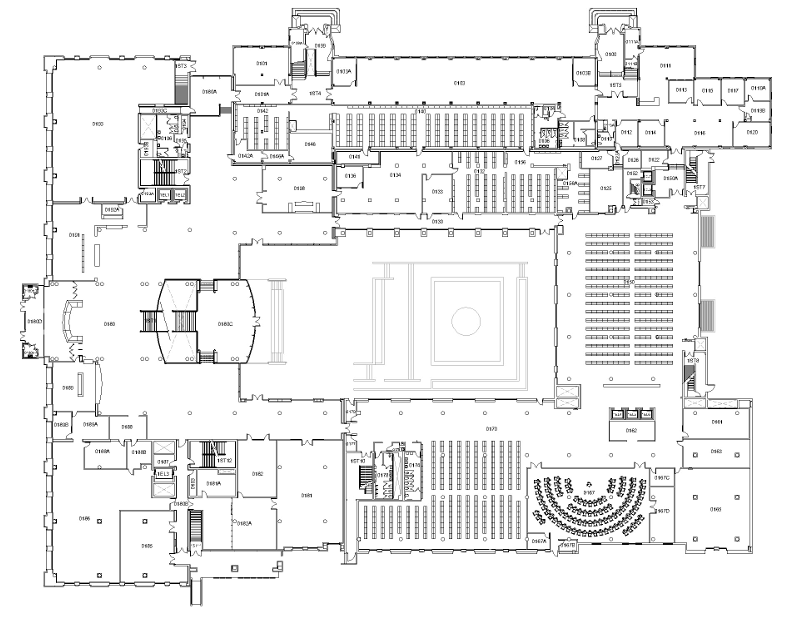
#> input picture code/Floor Plans/Maybe_Delete/Simple Lib.png, 793 x 617 px, found by its file name
$ python gapRemove.py
#> lines starting #> are read from the running program, lines starting #| are printed output that depends on the picture; after the words box and inside, x2 and y2 are one past the last pixel; in counts of white or black regions, pixels touching at a corner belong together
import cv2
import numpy as np
import matplotlib.pyplot as plt
import random
from collections import deque

def load_image(file_path):
    image = cv2.imread(file_path)
    if image is None:
        raise ValueError("Failed to load the image. Check the file path.")
    return image

def detect_walls_with_lsd(image):
    gray = cv2.cvtColor(image, cv2.COLOR_BGR2GRAY)
    # Apply Bilateral Filter to reduce noise while keeping edges sharp
    blurred = cv2.bilateralFilter(gray, d=9, sigmaColor=75, sigmaSpace=75)
    # Edge detection with adjusted thresholds
    edges = cv2.Canny(blurred, 25, 75)
    # Dilate edges to close gaps
    kernel = np.ones((3, 3), np.uint8)
    edges = cv2.dilate(edges, kernel, iterations=1)
    # Use Line Segment Detector
    lsd = cv2.createLineSegmentDetector(0)
    lines = lsd.detect(edges)[0]  # Get the detected lines
    return lines

def color_walls(image, lines):
    colored_image = image.copy()
    if lines is not None:
        for line in lines:
            x1, y1, x2, y2 = map(int, line[0])
            cv2.line(colored_image, (x1, y1), (x2, y2), (0, 255, 0), 2)  # Green walls
    return colored_image

def walls_to_binary_matrix(image, lines):
    # Create a binary matrix with the same dimensions as the image
    binary_matrix = np.zeros((image.shape[0], image.shape[1]), dtype=np.uint8)
    if lines is not None:
        for line in lines:
            x1, y1, x2, y2 = map(int, line[0])
            cv2.line(binary_matrix, (x1, y1), (x2, y2), 1, 2)  # Draw the line with value 1 and thickness 2
    return binary_matrix

def fill_gaps_in_binary_matrix(binary_matrix, radius):
    # Create a circular structuring element (kernel)
    kernel_size = 2 * radius + 1
    kernel = cv2.getStructuringElement(cv2.MORPH_ELLIPSE, (kernel_size, kernel_size))
    # Perform morphological closing to fill gaps
    closed_matrix = cv2.morphologyEx(binary_matrix, cv2.MORPH_CLOSE, kernel)
    return closed_matrix

def binary_matrix_to_image(binary_matrix):
    # Convert the binary matrix back to an image
    image = (binary_matrix * 255).astype(np.uint8)
    return image

def overlay_filled_gaps(original_image, filled_binary_matrix):
    # Create a mask from the filled binary matrix
    filled_mask = filled_binary_matrix.astype(np.uint8) * 255
    filled_mask_colored = cv2.cvtColor(filled_mask, cv2.COLOR_GRAY2BGR)

    # Define the color for filled gaps (e.g., blue)
    filled_color = np.array([255, 0, 0], dtype=np.uint8)  # Blue in BGR

    # Create a colored version of the filled mask
    filled_colored = np.zeros_like(original_image)
    filled_colored[filled_mask == 255] = filled_color

    # Overlay the filled gaps on the original image
    overlay_image = original_image.copy()
    # Blend the original image with the filled gaps
    alpha = 0.7  # Transparency factor for original image
    beta = 0.3   # Transparency factor for filled gaps
    cv2.addWeighted(overlay_image, alpha, filled_colored, beta, 0, overlay_image)

    return overlay_image

def get_random_free_points(binary_matrix):
    free_positions = np.argwhere(binary_matrix == 0)
    if len(free_positions) < 2:
        raise ValueError("Not enough free space to select two points.")
    start_idx, end_idx = np.random.choice(len(free_positions), size=2, replace=False)
    start_point = tuple(free_positions[start_idx][::-1])  # Reverse (y,x) to (x,y)
    end_point = tuple(free_positions[end_idx][::-1])
    return start_point, end_point

def bfs_pathfinding(binary_matrix, start, end):
    rows, cols = binary_matrix.shape
    visited = np.full((rows, cols), False, dtype=bool)
    prev = np.full((rows, cols, 2), -1, dtype=int)  # To reconstruct path
    queue = deque()
    queue.append(start)
    visited[start[1], start[0]] = True

    # 4-connected grid (up, down, left, right)
    directions = [(-1, 0), (1, 0), (0, -1), (0, 1)]

    while queue:
        current = queue.popleft()
        if current == end:
            # Reconstruct path
            path = []
            while current != start:
                path.append(current)
                current = tuple(prev[current[1], current[0]])
            path.append(start)
            path.reverse()
            return path
        for dx, dy in directions:
            nx, ny = current[0] + dx, current[1] + dy
            if 0 <= nx < cols and 0 <= ny < rows:
                if not visited[ny, nx] and binary_matrix[ny, nx] == 0:
                    visited[ny, nx] = True
                    prev[ny, nx] = current
                    queue.append((nx, ny))
    # No path found
    return None

def overlay_path(image, path):
    if path is None:
        print("No path found.")
        return image
    path_image = image.copy()
    for point in path:
        cv2.circle(path_image, point, radius=1, color=(0, 0, 255), thickness=-1)  # Red path
    return path_image

def main():
    file_path = 'code/Floor Plans/Simple Lib.png'

    # Step 1: Load the image
    image = load_image(file_path)
#> in load_image, image is the input picture: shape (617, 793, 3); min 0, max 255, mean 238.7

    # Step 2: Detect walls using improved edge detection
    lines = detect_walls_with_lsd(image)
#> in detect_walls_with_lsd, `edges = cv2.Canny(blurred, 25, 75)`:
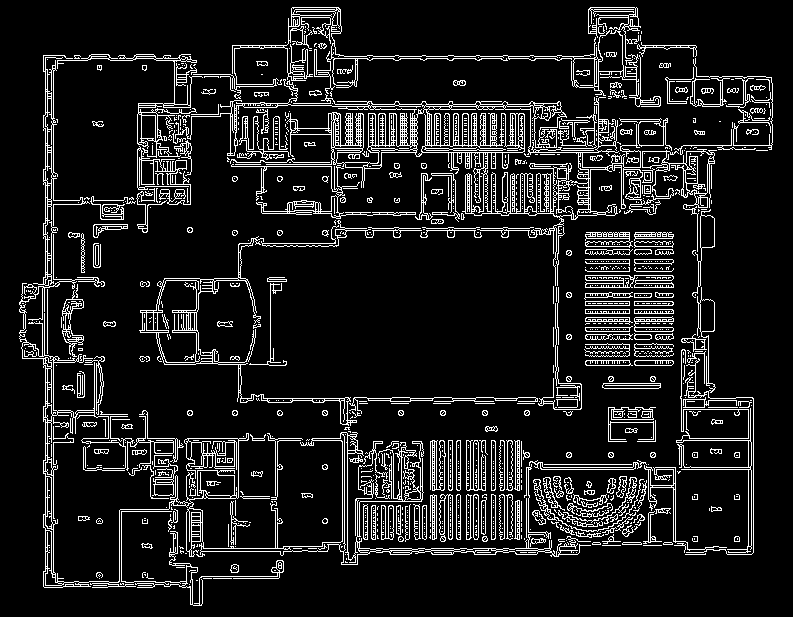
#> edges: shape (617, 793); 11.1% white in thin lines or dots
#> in detect_walls_with_lsd, `edges = cv2.dilate(edges, kernel, iterations=1)`:
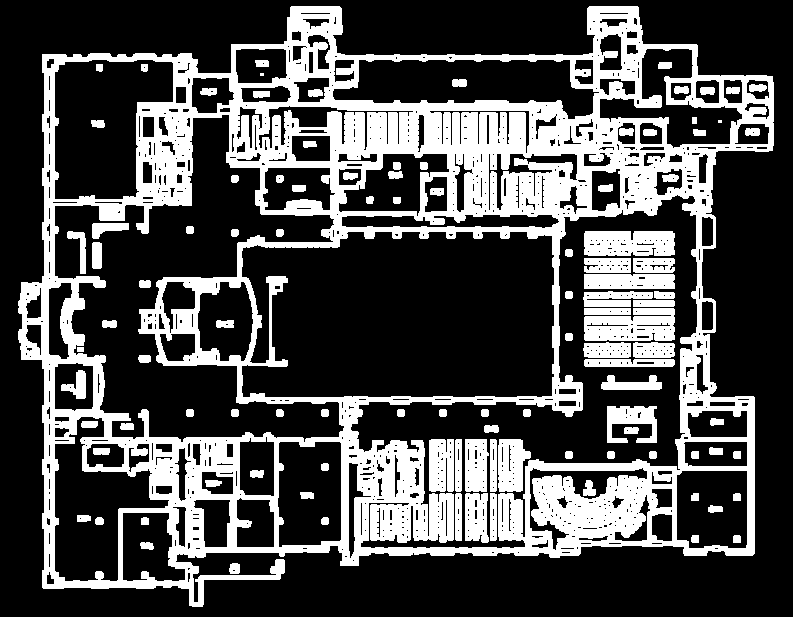
#> edges: shape (617, 793); 29.5% white; 107 white regions (2 under 20 px), largest, box (x1, y1, x2, y2) and area: (18, 6, 774, 607) 118498, (584, 308, 675, 341) 2381, (584, 231, 675, 256) 2124
#> in detect_walls_with_lsd, `lines = lsd.detect(edges)[0]`: lines = 1374 rows, first 6: [241.8, 48.02, 263.2, 49.09], [364.4, 54.89, 336.9, 53.1], [419.4, 54.64, 394.3, 53.65], [473.1, 54.32, 421.9, 53.93], [554.4, 54.64, 529.3, 53.65], [455.6, 58.81, 479.6, 60.91]

    # Step 3: Create binary matrix from walls
    binary_matrix = walls_to_binary_matrix(image, lines)
#> the loop in walls_to_binary_matrix, `for line in lines:` made 1374 passes
#> (line, x1, y1, x2, y2) on passes 1 to 3: ([[241.8, 48.02, 263.2, 49.09]], 241, 48, 263, 49), ([[364.4, 54.89, 336.9, 53.1]], 364, 54, 336, 53), ([[419.4, 54.64, 394.3, 53.65]], 419, 54, 394, 53)
#> after the loop in walls_to_binary_matrix, `for line in lines:`:
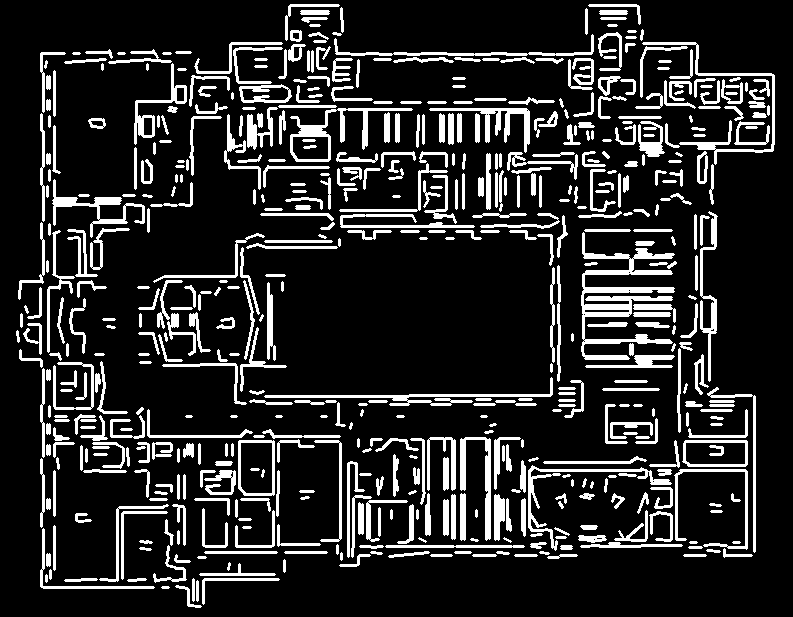
#> binary_matrix: shape (617, 793); values 0 (black) and 1 (white), 15.8% white; 578 white regions, largest, box (x1, y1, x2, y2) and area: (581, 232, 675, 360) 3394, (290, 108, 413, 162) 1276, (264, 377, 553, 406) 1259

    # Step 4: Fill gaps in the binary matrix using radius search
    radius = 2  # Adjust radius as needed
    filled_binary_matrix = fill_gaps_in_binary_matrix(binary_matrix.copy(), radius)
#> in fill_gaps_in_binary_matrix, `kernel = cv2.getStructuringElement(cv2.MORPH_ELLIPSE, (kernel_size, ke..`: kernel = [[0, 0, 1, 0, 0], [1, 1, 1, 1, 1], [1, 1, 1, 1, 1], [1, 1, 1, 1, 1], [0, 0, 1, 0, 0]]

    # Step 5: Convert the filled binary matrix back to an image
    filled_image = binary_matrix_to_image(filled_binary_matrix)

    # Step 6: Overlay the filled gaps on the original image
    overlay_image = overlay_filled_gaps(image, filled_binary_matrix)
#> in overlay_filled_gaps, `cv2.addWeighted(overlay_image, alpha, filled_colored, beta, 0, overlay..`:
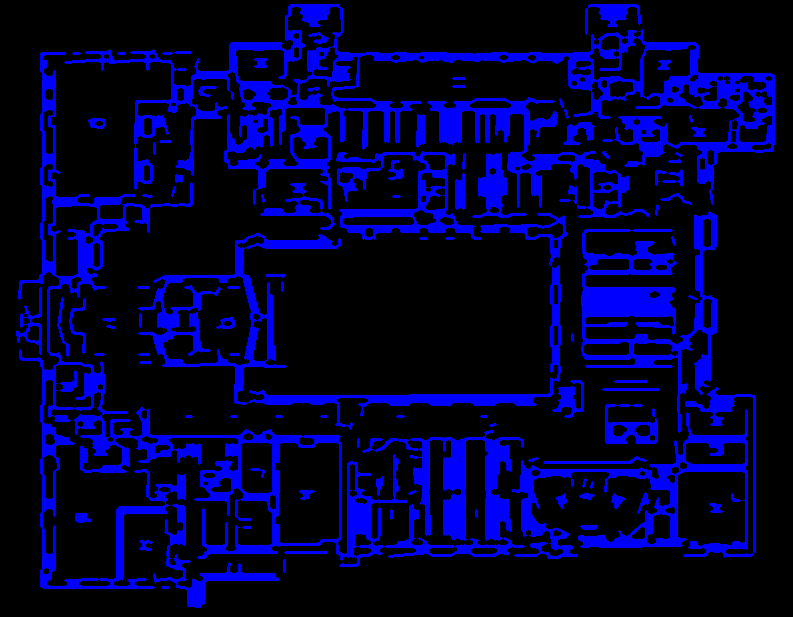
#> filled_colored: shape (617, 793, 3); mean B, G, R 51.1, 0, 0

    # Optional: Color the walls on the overlay image
    overlay_image_with_walls = color_walls(overlay_image, lines)
#> the loop in color_walls, `for line in lines:` made 1374 passes
#> after the loop in color_walls, `for line in lines:`:
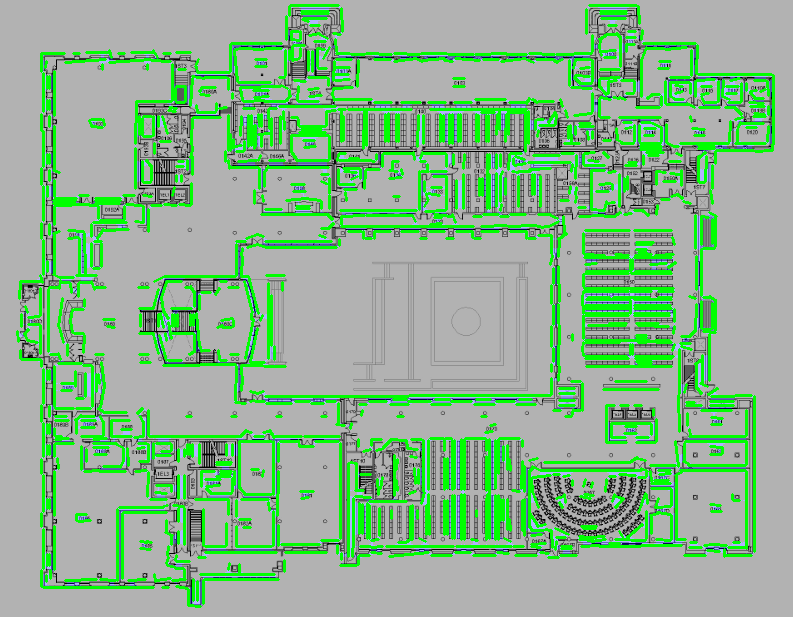
#> colored_image: shape (617, 793, 3); mean B, G, R 143.2, 180.2, 140

    # Step 7: Pathfinding between two random points
    start_point, end_point = get_random_free_points(filled_binary_matrix)
#> in get_random_free_points, `free_positions = np.argwhere(binary_matrix == 0)`: free_positions = 391137 pairs, first value 0 to 616, second value 0 to 792
#> in get_random_free_points, `start_idx, end_idx = np.random.choice(len(free_positions), size=2, rep..`: start_idx = 30291; end_idx = 259658
#> in get_random_free_points, `start_point = tuple(free_positions[start_idx][::-1])`: start_point = (531, 40)
#> in get_random_free_points, `end_point = tuple(free_positions[end_idx][::-1])`: end_point = (632, 409)
#> start_point = (531, 40); end_point = (632, 409)
    print(f"Start point: {start_point}")
#| Start point: (531, 40)
    print(f"End point: {end_point}")
#| End point: (632, 409)

    path = bfs_pathfinding(filled_binary_matrix, start_point, end_point)
#> after the loop in bfs_pathfinding, `while queue:`:
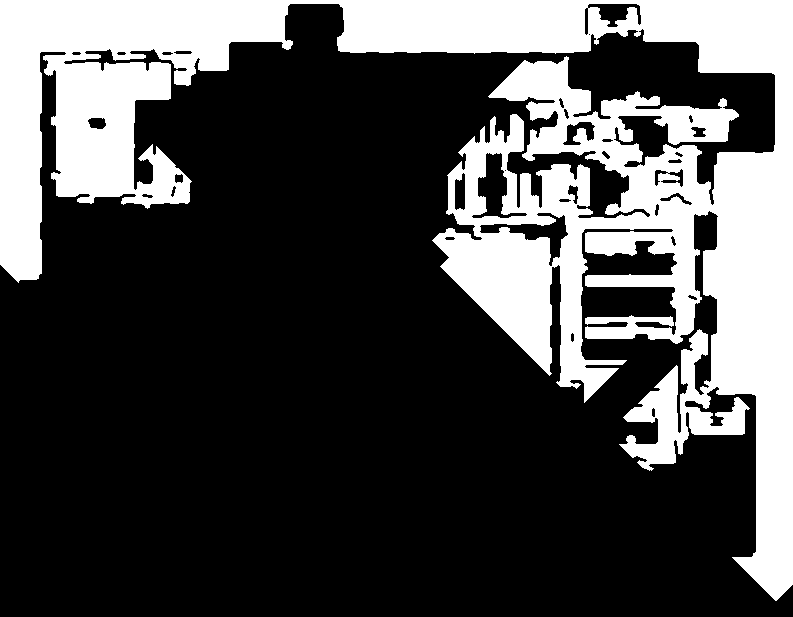
#> visited: shape (617, 793) bool; 29.1% white; 1 white region, box (x1, y1, x2, y2) and area: (0, 0, 793, 601) 142622
#> after the loop in bfs_pathfinding, `while queue:`: path = 829 pairs, first value 531 to 775, second value 28 to 433
    if path is None:
        print("No path found between the two points.")
    else:
        # Overlay the path on the image
        overlay_image_with_path = overlay_path(overlay_image_with_walls, path)
#> the loop in overlay_path, `for point in path:` made 829 passes
#> point on passes 1 to 3: (531, 40), (532, 40), (533, 40)
#> after the loop in overlay_path, `for point in path:`:
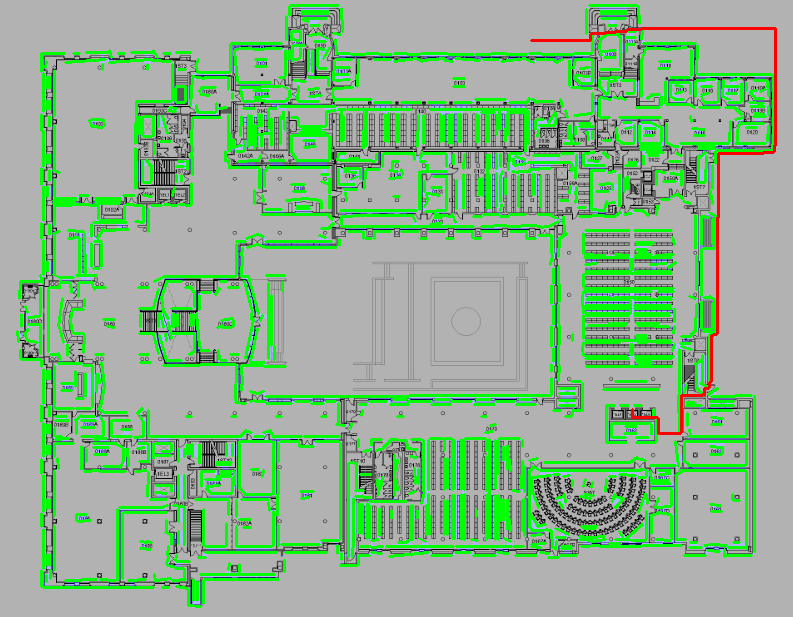
#> path_image: shape (617, 793, 3); 0.5% of pixels changed, all inside (x1, y1, x2, y2) = (530, 27, 777, 435)
        # Mark the start and end points
        cv2.circle(overlay_image_with_path, start_point, radius=3, color=(255, 0, 255), thickness=-1)  # Magenta start point
#> overlay_image_with_path: shape (617, 793, 3); 0.01% of pixels changed, all inside (x1, y1, x2, y2) = (528, 37, 535, 44)
        cv2.circle(overlay_image_with_path, end_point, radius=3, color=(255, 255, 0), thickness=-1)  # Cyan end point
#> overlay_image_with_path: shape (617, 793, 3); mean B, G, R 142.5, 179.3, 140.5

        # Step 8: Display the final image with walls, filled gaps, and path using matplotlib for zooming
        # Convert the image from BGR to RGB for displaying with matplotlib
        overlay_image_rgb = cv2.cvtColor(overlay_image_with_path, cv2.COLOR_BGR2RGB)

        plt.figure(figsize=(10, 8))
        plt.imshow(overlay_image_rgb)
        plt.title('Image with Walls, Filled Gaps, and Path (Zoomable)')
        plt.axis('on')  # Show axis to assist with zooming
        plt.show()

        # Optional: Save the final image
        # cv2.imwrite('path_overlay.png', overlay_image_with_path)

if __name__ == "__main__":
    main()
